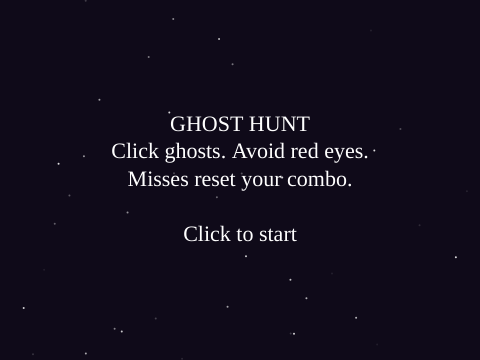
Frame 1 (no input)
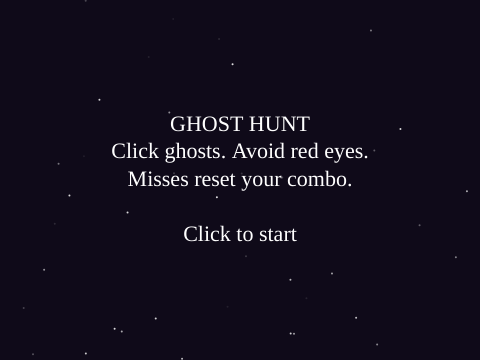
Frame 60 (no input)
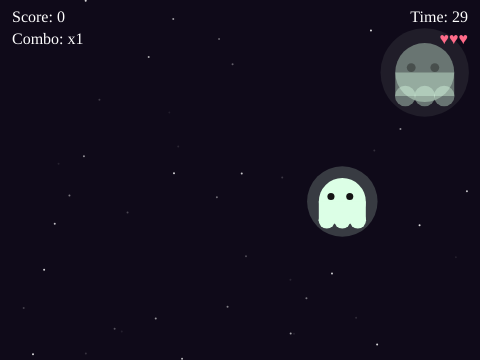
Frame 120 (the mouse pressed at the canvas centre since frame 60)

The p5.js sketch that drew these frames (run headless with seeded random() and noise() and a simulated clock; from frame 60 on, the mouse is pressed at the canvas centre):

// p5.js sketch
// ── sketch.js
let ghosts = [], bits = [];
let score = 0, combo = 0, lives = 3, best = 0;
let duration = 30, startTime = 0, lastSpawn = 0, shake = 0;
let state = 'start';

function setup() {
  createCanvas(480, 360);
  textFont('Georgia');
}

function elapsed() {
  return (millis() - startTime) / 1000;
}

function startGame() {
  ghosts = []; bits = [];
  score = 0; combo = 0; lives = 3;
  startTime = millis(); lastSpawn = 0;
  state = 'play';
}

function endGame() {
  state = 'over';
  best = max(best, score);
}

function spawnGhost() {
  const e = elapsed();
  ghosts.push({
    x: random(40, width - 40),
    y: random(60, height - 40),
    r: 30,
    born: millis(),
    life: max(700, random(1300, 1900) - e * 25),
    evil: random() < 0.2 + min(0.15, e * 0.005),
    seed: random(1000),
    sp: 1 + e * 0.05
  });
}

function burst(x, y, c) {
  for (let i = 0; i < 16; i++) {
    const a = random(TWO_PI), s = random(1, 4);
    bits.push({ x, y, vx: cos(a) * s, vy: sin(a) * s, life: 1, c });
  }
}

function draw() {
  background(15, 10, 25);
  randomSeed(7);
  noStroke();
  for (let i = 0; i < 40; i++) {
    fill(255, 120 + 100 * sin(frameCount * 0.03 + i));
    ellipse(random(width), random(height), 2);
  }
  randomSeed(millis());

  if (state === 'start') return banner('GHOST HUNT\nClick ghosts. Avoid red eyes.\nMisses reset your combo.\n\nClick to start');
  if (state === 'over') return banner('Game over\nScore: ' + score + '   Best: ' + best + '\n\nClick to retry');

  const e = elapsed();
  if (e >= duration || lives <= 0) return endGame();

  if (millis() - lastSpawn > max(350, 900 - e * 18)) {
    spawnGhost();
    lastSpawn = millis();
  }

  push();
  if (shake > 0) { translate(random(-shake, shake), random(-shake, shake)); shake *= 0.85; }

  for (let i = ghosts.length - 1; i >= 0; i--) {
    const g = ghosts[i];
    const age = (millis() - g.born) / g.life;
    if (age >= 1) {
      if (!g.evil) { lives--; combo = 0; shake = 8; }
      ghosts.splice(i, 1);
      continue;
    }
    g.x = constrain(g.x + (noise(g.seed, frameCount * 0.01) - 0.5) * 6 * g.sp, 30, width - 30);
    g.y = constrain(g.y + (noise(g.seed + 99, frameCount * 0.01) - 0.5) * 6 * g.sp, 40, height - 30);
    g.age = age;
  }
  for (const g of ghosts) drawGhost(g);

  for (let i = bits.length - 1; i >= 0; i--) {
    const b = bits[i];
    b.x += b.vx; b.y += b.vy; b.life -= 0.03;
    fill(b.c[0], b.c[1], b.c[2], 255 * b.life);
    ellipse(b.x, b.y, 5);
    if (b.life <= 0) bits.splice(i, 1);
  }
  pop();

  fill(255);
  textSize(16);
  textAlign(LEFT, TOP);
  text('Score: ' + score, 12, 10);
  text('Combo: x' + (1 + floor(combo / 5)), 12, 32);
  textAlign(RIGHT, TOP);
  text('Time: ' + ceil(duration - e), width - 12, 10);
  fill(255, 107, 138);
  text('♥'.repeat(max(0, lives)), width - 12, 32);
}

function drawGhost(g) {
  const a = 255 * min(1, g.age * 8, (1 - g.age) * 3);
  const r = g.r * (1 - g.age * 0.35);
  const y = g.y + sin(frameCount * 0.1 + g.seed) * 4;
  const body = g.evil ? color(200, 170, 255, a) : color(220, 255, 230, a);
  noStroke();
  fill(red(body), green(body), blue(body), a * 0.2);
  ellipse(g.x, y, r * 3);
  fill(body);
  ellipse(g.x, y, r * 2);
  rect(g.x - r, y, r * 2, r * 0.8);
  for (let i = 0; i < 3; i++) ellipse(g.x - r * 0.66 + i * r * 0.66, y + r * 0.8, r * 0.7);
  const ang = atan2(mouseY - y, mouseX - g.x);
  for (const s of [-1, 1]) {
    fill(g.evil ? color(255, 40, 60, a) : color(20, a));
    ellipse(g.x + s * r * 0.4 + cos(ang) * 2, y - r * 0.2 + sin(ang) * 2, r * 0.3);
  }
}

function banner(msg) {
  fill(255);
  textAlign(CENTER, CENTER);
  textSize(22);
  text(msg, width / 2, height / 2);
}

function mousePressed() {
  if (state !== 'play') { startGame(); return; }
  for (let i = ghosts.length - 1; i >= 0; i--) {
    const g = ghosts[i];
    if (dist(mouseX, mouseY, g.x, g.y) < g.r * 1.1) {
      if (g.evil) {
        lives--; combo = 0; shake = 10; score = max(0, score - 3);
        burst(g.x, g.y, [255, 60, 80]);
      } else {
        score += 1 + floor(combo / 5);
        combo++;
        burst(g.x, g.y, [220, 255, 230]);
      }
      ghosts.splice(i, 1);
      return;
    }
  }
  combo = 0;
}
